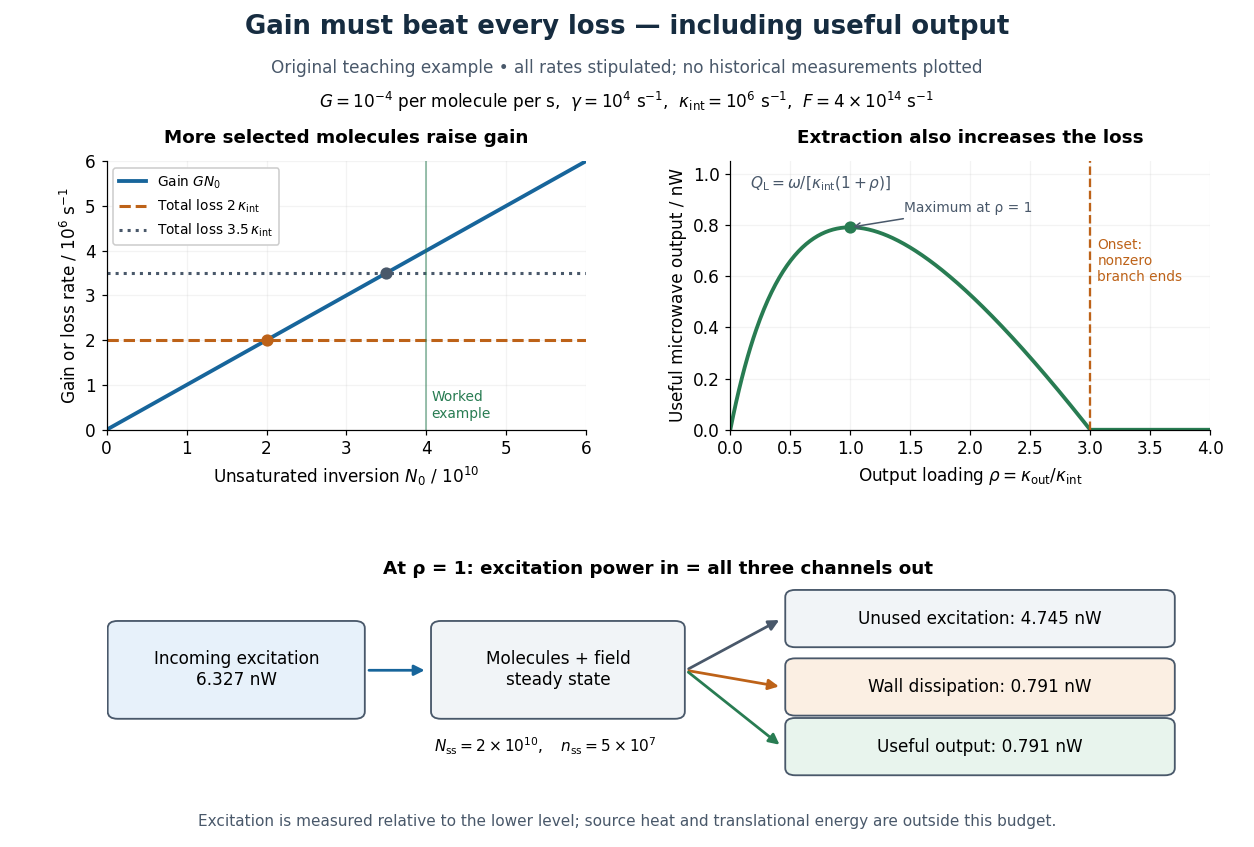

Reproduce this figure in Python.
"""Original rate-equation example, not historical ammonia-maser data.

Python 3.14; matplotlib 3.10.7; numpy 2.3.5. Run from _media.
Stipulated G=1e-4 s^-1 per molecule, gamma=1e4 s^-1,
kappa_int=1e6 s^-1, F=4e14 s^-1. Real rounded transition frequency
23.87 GHz read in Gordon et al., Phys. Rev. 95 (1954), Fig. 2 caption.
"""
from pathlib import Path
import matplotlib.pyplot as plt
from matplotlib.patches import FancyBboxPatch, FancyArrowPatch
import numpy as np

plt.rcParams.update({'font.size':11,'font.family':'DejaVu Sans','axes.spines.top':False,'axes.spines.right':False})
fig=plt.figure(figsize=(11.4,7.7),facecolor='white')
gs=fig.add_gridspec(2,2,height_ratios=[1.30,1.0],left=.085,right=.965,top=.81,bottom=.08,hspace=.60,wspace=.30)
ax=fig.add_subplot(gs[0,0]); bx=fig.add_subplot(gs[0,1]);cx=fig.add_subplot(gs[1,:]);cx.axis('off')
blue, orange, grey, green = '#17659b','#bd6218','#49586a','#287c52'
fig.text(.5,.96,'Gain must beat every loss — including useful output',ha='center',fontsize=17,weight='bold',color='#162c40')
fig.text(.5,.914,'Original teaching example • all rates stipulated; no historical measurements plotted',ha='center',fontsize=11,color=grey)
fig.text(.5,.872,r'$G=10^{-4}$ per molecule per s,  $\gamma=10^4$ s$^{-1}$,  $\kappa_{\rm int}=10^6$ s$^{-1}$,  $F=4\times10^{14}$ s$^{-1}$',ha='center',fontsize=11)
x=np.linspace(0,6,301)
ax.plot(x,x,color=blue,lw=2.5,label=r'Gain $GN_0$')
for loss,col,style in [(2,orange,'--'),(3.5,grey,':')]:
    ax.axhline(loss,color=col,linestyle=style,lw=2,label=fr'Total loss ${loss:g}\,\kappa_{{\rm int}}$')
    ax.plot(loss,loss,'o',color=col,ms=7)
ax.axvline(4,color=green,lw=1,alpha=.6)
ax.set(xlim=(0,6),ylim=(0,6),xlabel=r'Unsaturated inversion $N_0$ / $10^{10}$',ylabel=r'Gain or loss rate / $10^6$ s$^{-1}$')
ax.set_title('More selected molecules raise gain',fontsize=12,pad=12,weight='bold')
ax.text(4.06,.27,'Worked\nexample',color=green,fontsize=9)
ax.legend(loc='upper left',fontsize=9,frameon=True,facecolor='white',framealpha=1)
ax.grid(alpha=.15)
rho=np.linspace(0,4,501)
h=6.62607015e-34;nu=23.87e9;G=1e-4;gamma=1e4;ki=1e6;F=4e14;p=F*G/(gamma*ki)
n=np.maximum((F-gamma*ki*(1+rho)/G)/(2*ki*(1+rho)),0)
pout=ki*rho*h*nu*n*1e9
bx.plot(rho,pout,color=green,lw=2.5)
bx.plot(1,h*nu*5e13*1e9,'o',color=green,ms=7)
bx.axvline(3,color=orange,lw=1.5,linestyle='--')
bx.text(3.06,.58,'Onset:\nnonzero\nbranch ends',color=orange,fontsize=9)
bx.annotate('Maximum at ρ = 1',xy=(1,pout[np.argmin(abs(rho-1))]),xytext=(1.45,.85),arrowprops={'arrowstyle':'->','color':grey},fontsize=9,color=grey)
bx.set(xlim=(0,4),ylim=(0,1.05),xlabel=r'Output loading $\rho=\kappa_{\rm out}/\kappa_{\rm int}$',ylabel='Useful microwave output / nW')
bx.set_title('Extraction also increases the loss',fontsize=12,pad=12,weight='bold')
bx.grid(alpha=.15)
bx.text(.04,.95,r'$Q_{\rm L}=\omega/[\kappa_{\rm int}(1+\rho)]$',transform=bx.transAxes,fontsize=10,va='top',color=grey)

cx.set(xlim=(0,10),ylim=(0,2.6))
def box(x,y,w,hh,label,color):
    cx.add_patch(FancyBboxPatch((x,y),w,hh,boxstyle='round,pad=0.09',facecolor=color,edgecolor=grey,lw=1.2))
    cx.text(x+w/2,y+hh/2,label,ha='center',va='center',fontsize=11)
def arrow(a,b,col=grey):cx.add_patch(FancyArrowPatch(a,b,arrowstyle='-|>',mutation_scale=14,lw=1.8,color=col))
cx.text(5,2.58,'At ρ = 1: excitation power in = all three channels out',ha='center',fontsize=12,weight='bold')
box(.10,.85,2.15,1.05,'Incoming excitation\n6.327 nW','#e7f1fa')
box(3.03,.85,2.12,1.05,'Molecules + field\nsteady state','#f1f4f7')
box(6.24,1.75,3.35,.54,'Unused excitation: 4.745 nW','#f1f4f7')
box(6.24,.89,3.35,.54,'Wall dissipation: 0.791 nW','#fbefe3')
box(6.24,.14,3.35,.54,'Useful output: 0.791 nW','#e8f4ed')
arrow((2.35,1.37),(2.91,1.37),blue)
for yy,col in ((2.02,grey),(1.16,orange),(.41,green)):arrow((5.25,1.37),(6.12,yy),col)
cx.text(3.98,.34,r'$N_{\rm ss}=2\times10^{10},\quad n_{\rm ss}=5\times10^7$',ha='center',fontsize=10)
fig.text(.5,.025,'Excitation is measured relative to the lower level; source heat and translational energy are outside this budget.',ha='center',fontsize=10,color=grey)
fig.savefig(Path(__file__).stem+'.png',dpi=110,facecolor='white',transparent=False)
